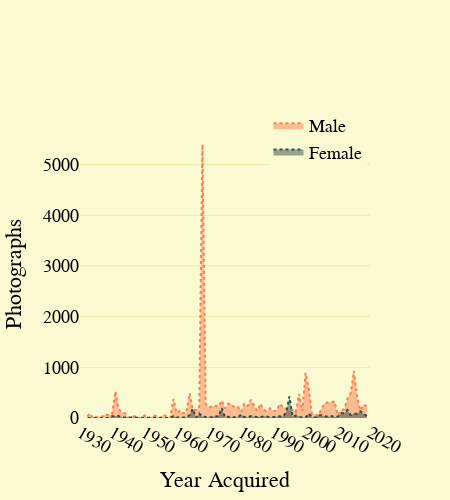

The code cell stored with this chart in its notebook:
### Code cell
df = pd.read_csv('photograph_obtained_year_gender.csv')
df_m = df[df['Gender']=='Male']
df_fm = df[df['Gender']=='Female']

traces = []
traces.append(
    go.Scatter(x=df_m['ObtainedYear'],y=df_m['count'], mode='lines', line = dict(
                            color='Coral',dash='dot',width=2,
                        ), showlegend=True, name = "Male",fill='tozeroy'
                )
    )

traces.append(
    go.Scatter(x=df_fm['ObtainedYear'],y=df_fm['count'], mode='lines', line = dict(
                            color='DarkSlateGray',dash='dot',width=2
                        ), showlegend=True, name = "Female",fill='tozeroy'
                )
    )
layout = dict(
            title="", 
            yaxis_title= "Photographs", 
            xaxis_title= "Year Acquired",
            xaxis= { "fixedrange": True, 'nticks': 15,'gridcolor':'darkgrey',"range":[1930,2020],'zeroline':False, 'showgrid':False ,'tickangle':30 },
            yaxis= {"fixedrange": True, 'gridcolor':'PaleGoldenRod','zeroline':False},
            paper_bgcolor='LightGoldenRodYellow',
            plot_bgcolor='LightGoldenRodYellow', 
            font= {'color': 'black','family': font_used,'size':18}, margin= {'b': 50, 't': 130}, 
            legend= {'x':0.65,'y':1.08,},
            width=450,height=500,
)
photo_gender_chart = go.Figure(data=traces,
    layout=layout,
)
photo_gender_chart.show()
photo_gender_chart.write_image("../../Google Drive/MoMA_extracts/photograph_gender_year.pdf")

### Figure 1 — Plotly figure (JSON) as saved in the notebook; plotly's stock layout.template omitted (floating-point values rounded to 4 significant figures)
{"data": [{"fill": "tozeroy", "line": {"color": "Coral", "dash": "dot", "width": 2}, "mode": "lines", "name": "Male", "showlegend": true, "type": "scatter", "x": [2019, 2018, 2017, 2016, 2015, 2014, 2013, 2012, 2011, 2010, 2009, 2008, 2007, 2006, 2005, 2004, 2003, 2002, 2001, 2000, 1999, 1998, 1997, 1996, 1995, 1994, 1993, 1992, 1991, 1990, 1989, 1988, 1987, 1986, 1985, 1984, 1983, 1982, 1981, 1980, 1979, 1978, 1977, 1976, 1975, 1974, 1973, 1972, 1971, 1970, 1969, 1968, 1967, 1966, 1965, 1964, 1963, 1962, 1961, 1960, 1959, 1958, 1957, 1956, 1955, 1954, 1953, 1952, 1951, 1950, 1949, 1948, 1947, 1946, 1945, 1944, 1943, 1942, 1941, 1940, 1939, 1938, 1937, 1936, 1935, 1934, 1933, 1932], "y": [235, 262, 146, 411, 929, 485, 375, 172, 151, 53, 325, 313, 297, 297, 190, 48, 69, 77, 576, 889, 135, 476, 116, 158, 139, 190, 208, 277, 145, 138, 194, 134, 162, 281, 137, 241, 362, 236, 281, 122, 220, 206, 271, 282, 188, 345, 223, 240, 222, 210, 275, 5398, 197, 159, 159, 486, 103, 94, 147, 94, 374, 0, 26, 64, 4, 30, 51, 12, 0, 54, 0, 1, 35, 28, 0, 94, 110, 169, 527, 88, 48, 75, 45, 0, 23, 2, 91, 0]}, {"fill": "tozeroy", "line": {"color": "DarkSlateGray", "dash": "dot", "width": 2}, "mode": "lines", "name": "Female", "showlegend": true, "type": "scatter", "x": [2019, 2018, 2017, 2016, 2015, 2014, 2013, 2012, 2011, 2010, 2009, 2008, 2007, 2006, 2005, 2004, 2003, 2002, 2001, 2000, 1999, 1998, 1997, 1996, 1995, 1994, 1993, 1992, 1991, 1990, 1989, 1988, 1987, 1986, 1985, 1984, 1983, 1982, 1981, 1980, 1979, 1978, 1977, 1976, 1975, 1974, 1973, 1972, 1971, 1970, 1969, 1968, 1967, 1966, 1965, 1964, 1963, 1962, 1961, 1960, 1959, 1958, 1957, 1956, 1955, 1954, 1953, 1952, 1951, 1950, 1949, 1948, 1947, 1946, 1945, 1944, 1943, 1942, 1941, 1940, 1939, 1938, 1937, 1936, 1935, 1934, 1933, 1932], "y": [38, 84, 135, 82, 86, 58, 160, 95, 95, 27, 18, 40, 26, 34, 53, 54, 8, 15, 89, 7, 8, 31, 48, 26, 425, 115, 28, 35, 31, 23, 12, 31, 33, 18, 17, 27, 38, 8, 18, 66, 14, 11, 16, 22, 11, 197, 30, 33, 22, 9, 20, 24, 88, 4, 182, 56, 10, 12, 8, 8, 38, 0, 0, 0, 0, 3, 0, 3, 0, 0, 0, 0, 0, 4, 0, 11, 11, 40, 31, 34, 1, 2, 1, 0, 0, 0, 0, 1]}], "layout": {"font": {"color": "black", "family": "Gill Sans", "size": 18}, "height": 500, "legend": {"x": 0.65, "y": 1.08}, "margin": {"b": 50, "t": 130}, "paper_bgcolor": "LightGoldenRodYellow", "plot_bgcolor": "LightGoldenRodYellow", "title": {"text": ""}, "width": 450, "xaxis": {"fixedrange": true, "gridcolor": "darkgrey", "nticks": 15, "range": [1930, 2020], "showgrid": false, "tickangle": 30, "title": {"text": "Year Acquired"}, "zeroline": false}, "yaxis": {"fixedrange": true, "gridcolor": "PaleGoldenRod", "title": {"text": "Photographs"}, "zeroline": false}}}
